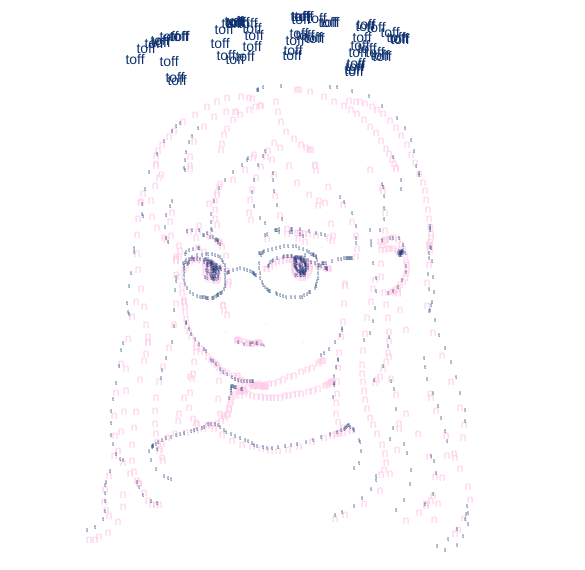
Frame 1 (no input)
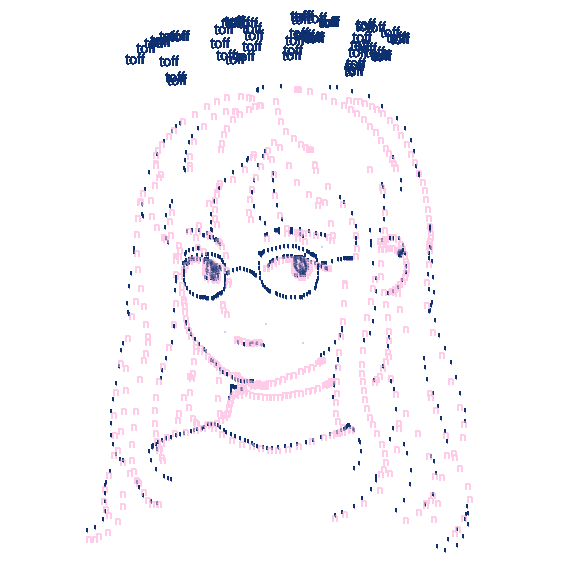
Frame 60 (no input)
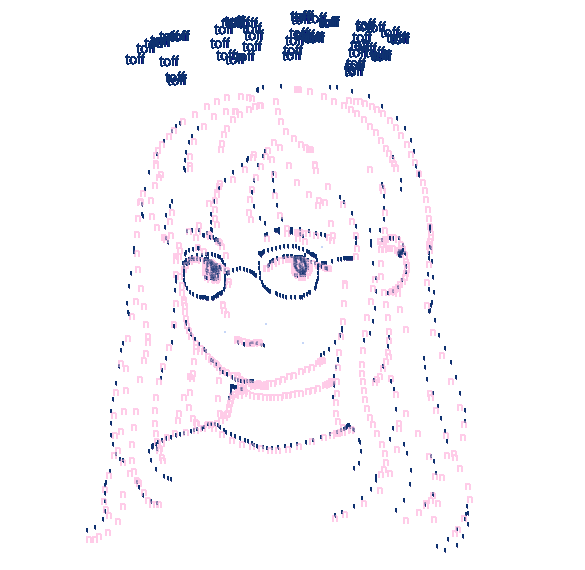
Frame 120 (the mouse pressed at the canvas centre since frame 60)

The p5.js sketch that drew these frames (run headless with seeded random() and noise() and a simulated clock; from frame 60 on, the mouse is pressed at the canvas centre):

// p5.js sketch
// ── sketch.js
//PFont osakaFont;

//Declaring variables to simplify text printing inputs
var t = "t"; //Main lines
var n = "n"; //Sketch
var toff = "toff"; //Name
var mole = "*"; //Misc. details
var heart = "♡"; //Heart for flowers

//State machine declarations
var state;
var stateHappy = 1;
var stateSad = 2;
var stateNeutral = 3;
var stateBorder = 4;

//Colors
var darkBlue = '#103270';
var ltPink = '#ffcce8';
var ltBlue = '#c4d5f5';
var forestGreen = '#51c928';
var darkPurp = '#9300ff';

function setup(){

  //Canvas size, white background, centered text
  createCanvas(585,570);
  background(255);
  textAlign(CENTER);
  
  //Create preferred sans serif font
  //osakaFont = createFont("Osaka",12,true);
  //textFont(osakaFont);
  
  //Use moderate frame rate so console does not register too many or little frames
  frameRate(20);
}

function draw() {
  
  //Display drawn lines on canvas & print text function (including coordinates) in console
  //if (mousePressed == true) {
    //line(mouseX, mouseY, pmouseX, pmouseY);
    //Change first variable according to what part of the drawing is being lined
    //println("text(t," + mouseX +"," + mouseY + ");");
  //}
  
  //Lt pink rough sketch used as partial shading & contrast
  textSize(12);
  fill(ltPink);
  text(n,272,163);
  text(n,274,178);
  text(n,275,199);
  text(n,280,219);
  text(n,287,232);
  text(n,298,242);
  text(n,305,245);
  text(n,268,154);
  text(n,266,160);
  text(n,261,170);
  text(n,256,181);
  text(n,252,193);
  text(n,250,203);
  text(n,249,216);
  text(n,251,223);
  text(n,274,146);
  text(n,280,151);
  text(n,289,169);
  text(n,297,186);
  text(n,309,198);
  text(n,319,204);
  text(n,325,206);
  text(n,254,158);
  text(n,253,161);
  text(n,245,173);
  text(n,233,183);
  text(n,217,198);
  text(n,209,207);
  text(n,199,229);
  text(n,196,241);
  text(n,198,251);
  text(n,204,255);
  text(n,315,168);
  text(n,315,169);
  text(n,316,174);
  text(n,328,190);
  text(n,343,208);
  text(n,352,225);
  text(n,356,239);
  text(n,357,252);
  text(n,356,260);
  text(n,370,173);
  text(n,382,191);
  text(n,383,194);
  text(n,385,216);
  text(n,385,234);
  text(n,380,245);
  text(n,161,178);
  text(n,159,181);
  text(n,155,189);
  text(n,151,204);
  text(n,152,220);
  text(n,157,231);
  text(n,164,241);
  text(n,166,243);
  text(n,172,216);
  text(n,170,225);
  text(n,171,239);
  text(n,179,249);
  text(n,176,264);
  text(n,176,262);
  text(n,176,260);
  text(n,176,263);
  text(n,180,280);
  text(n,182,289);
  text(n,182,296);
  text(n,184,303);
  text(n,184,305);
  text(n,184,306);
  text(n,185,309);
  text(n,185,315);
  text(n,186,322);
  text(n,187,329);
  text(n,189,334);
  text(n,191,340);
  text(n,196,347);
  text(n,201,352);
  text(n,204,355);
  text(n,208,360);
  text(n,211,363);
  text(n,213,365);
  text(n,216,367);
  text(n,217,368);
  text(n,219,371);
  text(n,223,374);
  text(n,227,376);
  text(n,233,379);
  text(n,237,381);
  text(n,241,383);
  text(n,245,385);
  text(n,248,386);
  text(n,251,387);
  text(n,253,388);
  text(n,255,388);
  text(n,257,389);
  text(n,259,389);
  text(n,262,389);
  text(n,263,390);
  text(n,264,390);
  text(n,265,390);
  text(n,266,390);
  text(n,253,390);
  text(n,254,389);
  text(n,255,389);
  text(n,256,389);
  text(n,258,389);
  text(n,261,389);
  text(n,264,389);
  text(n,266,388);
  text(n,269,387);
  text(n,273,387);
  text(n,278,385);
  text(n,283,383);
  text(n,289,380);
  text(n,294,379);
  text(n,301,375);
  text(n,307,373);
  text(n,312,371);
  text(n,318,367);
  text(n,320,365);
  text(n,322,364);
  text(n,323,364);
  text(n,345,287);
  text(n,345,289);
  text(n,344,307);
  text(n,343,325);
  text(n,341,340);
  text(n,339,356);
  text(n,338,371);
  text(n,337,385);
  text(n,337,397);
  text(n,336,406);
  text(n,336,417);
  text(n,338,425);
  text(n,343,431);
  text(n,351,434);
  text(n,352,433);
  text(n,375,283);
  text(n,373,292);
  text(n,371,305);
  text(n,367,321);
  text(n,365,337);
  text(n,363,354);
  text(n,362,368);
  text(n,362,377);
  text(n,363,385);
  text(n,364,394);
  text(n,365,403);
  text(n,367,412);
  text(n,370,421);
  text(n,373,428);
  text(n,377,437);
  text(n,382,448);
  text(n,385,457);
  text(n,386,466);
  text(n,384,473);
  text(n,381,478);
  text(n,180,254);
  text(n,179,260);
  text(n,176,278);
  text(n,176,307);
  text(n,174,328);
  text(n,169,351);
  text(n,163,370);
  text(n,159,385);
  text(n,156,401);
  text(n,155,414);
  text(n,155,427);
  text(n,156,437);
  text(n,157,445);
  text(n,159,454);
  text(n,162,461);
  text(n,163,464);
  text(n,318,209);
  text(n,331,227);
  text(n,333,239);
  text(n,332,244);
  text(n,220,187);
  text(n,219,190);
  text(n,217,196);
  text(n,215,204);
  text(n,215,213);
  text(n,215,222);
  text(n,217,228);
  text(n,236,115);
  text(n,235,115);
  text(n,226,115);
  text(n,214,120);
  text(n,204,130);
  text(n,194,145);
  text(n,190,160);
  text(n,190,169);
  text(n,190,172);
  text(n,276,105);
  text(n,278,115);
  text(n,281,125);
  text(n,286,135);
  text(n,294,142);
  text(n,301,148);
  text(n,306,151);
  text(n,309,153);
  text(n,311,153);
  text(n,261,109);
  text(n,260,109);
  text(n,255,110);
  text(n,249,113);
  text(n,240,118);
  text(n,233,123);
  text(n,227,132);
  text(n,224,138);
  text(n,222,147);
  text(n,221,153);
  text(n,252,102);
  text(n,249,101);
  text(n,241,100);
  text(n,227,101);
  text(n,217,105);
  text(n,207,110);
  text(n,195,118);
  text(n,183,125);
  text(n,174,134);
  text(n,169,140);
  text(n,162,148);
  text(n,158,154);
  text(n,156,159);
  text(n,156,167);
  text(n,156,169);
  text(n,297,93);
  text(n,299,93);
  text(n,310,95);
  text(n,324,100);
  text(n,334,105);
  text(n,344,109);
  text(n,351,113);
  text(n,357,117);
  text(n,364,123);
  text(n,370,130);
  text(n,376,136);
  text(n,381,144);
  text(n,386,152);
  text(n,389,157);
  text(n,392,163);
  text(n,394,167);
  text(n,396,171);
  text(n,396,172);
  text(n,349,104);
  text(n,356,105);
  text(n,360,105);
  text(n,365,107);
  text(n,372,110);
  text(n,377,113);
  text(n,383,117);
  text(n,390,124);
  text(n,396,131);
  text(n,401,139);
  text(n,407,148);
  text(n,411,158);
  text(n,415,166);
  text(n,419,177);
  text(n,423,186);
  text(n,425,194);
  text(n,426,203);
  text(n,428,213);
  text(n,429,222);
  text(n,430,230);
  text(n,431,237);
  text(n,431,241);
  text(n,430,245);
  text(n,429,248);
  text(n,429,250);
  text(n,382,248);
  text(n,381,253);
  text(n,381,267);
  text(n,381,280);
  text(n,384,296);
  text(n,386,308);
  text(n,388,321);
  text(n,389,335);
  text(n,389,344);
  text(n,388,356);
  text(n,386,365);
  text(n,383,372);
  text(n,380,380);
  text(n,377,383);
  text(n,375,386);
  text(n,384,245);
  text(n,385,243);
  text(n,386,243);
  text(n,390,241);
  text(n,394,241);
  text(n,398,243);
  text(n,401,248);
  text(n,403,252);
  text(n,405,258);
  text(n,406,265);
  text(n,407,268);
  text(n,407,273);
  text(n,406,277);
  text(n,405,281);
  text(n,403,285);
  text(n,400,288);
  text(n,398,291);
  text(n,395,293);
  text(n,393,295);
  text(n,392,295);
  text(n,391,296);
  text(n,384,253);
  text(n,388,252);
  text(n,390,252);
  text(n,393,252);
  text(n,397,254);
  text(n,399,256);
  text(n,143,197);
  text(n,141,205);
  text(n,140,206);
  text(n,138,222);
  text(n,137,238);
  text(n,137,257);
  text(n,138,273);
  text(n,141,292);
  text(n,144,310);
  text(n,146,328);
  text(n,148,340);
  text(n,148,346);
  text(n,148,345);
  text(n,136,305);
  text(n,132,320);
  text(n,128,342);
  text(n,121,367);
  text(n,116,396);
  text(n,114,419);
  text(n,115,439);
  text(n,118,454);
  text(n,123,466);
  text(n,130,477);
  text(n,137,484);
  text(n,139,486);
  text(n,146,357);
  text(n,144,364);
  text(n,140,383);
  text(n,136,415);
  text(n,134,431);
  text(n,132,448);
  text(n,132,464);
  text(n,134,475);
  text(n,139,487);
  text(n,144,496);
  text(n,148,504);
  text(n,152,508);
  text(n,156,508);
  text(n,159,508);
  text(n,126,372);
  text(n,126,394);
  text(n,124,415);
  text(n,121,435);
  text(n,114,459);
  text(n,109,479);
  text(n,105,493);
  text(n,104,505);
  text(n,106,513);
  text(n,109,519);
  text(n,238,379);
  text(n,240,384);
  text(n,240,391);
  text(n,240,395);
  text(n,240,399);
  text(n,244,392);
  text(n,244,393);
  text(n,243,393);
  text(n,253,389);
  text(n,259,387);
  text(n,241,394);
  text(n,242,394);
  text(n,245,395);
  text(n,248,397);
  text(n,252,399);
  text(n,256,400);
  text(n,261,400);
  text(n,265,401);
  text(n,269,401);
  text(n,272,401);
  text(n,276,401);
  text(n,280,401);
  text(n,285,399);
  text(n,288,399);
  text(n,293,398);
  text(n,297,397);
  text(n,301,397);
  text(n,308,395);
  text(n,313,394);
  text(n,318,392);
  text(n,325,389);
  text(n,327,388);
  text(n,329,387);
  text(n,331,386);
  text(n,331,385);
  text(n,332,385);
  text(n,333,385);
  text(n,240,394);
  text(n,238,395);
  text(n,234,398);
  text(n,232,400);
  text(n,231,404);
  text(n,230,407);
  text(n,229,411);
  text(n,229,413);
  text(n,228,417);
  text(n,227,418);
  text(n,225,421);
  text(n,221,424);
  text(n,217,427);
  text(n,211,428);
  text(n,214,432);
  text(n,222,438);
  text(n,232,444);
  text(n,242,448);
  text(n,252,450);
  text(n,261,452);
  text(n,270,454);
  text(n,278,454);
  text(n,288,453);
  text(n,299,450);
  text(n,312,445);
  text(n,324,441);
  text(n,332,439);
  text(n,336,437);
  text(n,338,437);
  text(n,340,436);
  text(n,343,436);
  text(n,207,429);
  text(n,208,428);
  text(n,203,432);
  text(n,196,434);
  text(n,186,436);
  text(n,175,437);
  text(n,167,441);
  text(n,162,447);
  text(n,160,452);
  text(n,196,351);
  text(n,196,355);
  text(n,194,365);
  text(n,190,380);
  text(n,184,401);
  text(n,179,417);
  text(n,178,424);
  text(n,193,377);
  text(n,192,382);
  text(n,190,396);
  text(n,189,411);
  text(n,193,422);
  text(n,196,426);
  text(n,197,427);
  text(n,222,375);
  text(n,219,384);
  text(n,218,402);
  text(n,220,417);
  text(n,223,419);
  text(n,123,498);
  text(n,123,510);
  text(n,118,525);
  text(n,108,536);
  text(n,89,543);
  text(n,95,543);
  text(n,99,540);
  text(n,389,360);
  text(n,391,382);
  text(n,396,398);
  text(n,406,417);
  text(n,418,437);
  text(n,429,460);
  text(n,435,480);
  text(n,438,507);
  text(n,434,523);
  text(n,430,249);
  text(n,430,254);
  text(n,429,268);
  text(n,427,286);
  text(n,427,309);
  text(n,433,336);
  text(n,442,359);
  text(n,451,385);
  text(n,460,411);
  text(n,464,428);
  text(n,463,441);
  text(n,430,397);
  text(n,431,401);
  text(n,436,414);
  text(n,446,439);
  text(n,447,459);
  text(n,442,481);
  text(n,433,499);
  text(n,431,504);
  text(n,426,507);
  text(n,426,508);
  text(n,426,509);
  text(n,419,516);
  text(n,406,524);
  text(n,399,427);
  text(n,399,432);
  text(n,397,453);
  text(n,390,477);
  text(n,380,494);
  text(n,364,507);
  text(n,345,518);
  text(n,335,522);
  text(n,454,457);
  text(n,455,461);
  text(n,460,472);
  text(n,468,490);
  text(n,470,503);
  text(n,464,522);
  text(n,458,533);
  text(n,455,537);
  text(n,398,295);
  text(n,398,297);
  text(n,400,313);
  text(n,406,333);
  text(n,184,273);
  text(n,186,269);
  text(n,190,265);
  text(n,192,263);
  text(n,195,263);
  text(n,197,263);
  text(n,201,264);
  text(n,205,265);
  text(n,215,269);
  text(n,219,270);
  text(n,223,272);
  text(n,227,274);
  text(n,226,274);
  text(n,266,272);
  text(n,267,272);
  text(n,270,270);
  text(n,274,267);
  text(n,277,265);
  text(n,281,264);
  text(n,285,263);
  text(n,288,263);
  text(n,291,263);
  text(n,293,263);
  text(n,296,263);
  text(n,305,265);
  text(n,308,266);
  text(n,313,267);
  text(n,318,269);
  text(n,322,270);
  text(n,325,271);
  text(n,327,272);
  text(n,328,272);
  text(n,329,272);
  text(n,211,268);
  text(n,210,267);
  text(n,209,267);
  text(n,207,267);
  text(n,205,270);
  text(n,205,276);
  text(n,207,281);
  text(n,210,283);
  text(n,215,284);
  text(n,216,284);
  text(n,217,283);
  text(n,218,281);
  text(n,218,278);
  text(n,217,276);
  text(n,217,273);
  text(n,216,271);
  text(n,214,268);
  text(n,213,267);
  text(n,212,266);
  text(n,211,266);
  text(n,210,266);
  text(n,208,267);
  text(n,207,270);
  text(n,207,274);
  text(n,210,277);
  text(n,211,278);
  text(n,212,279);
  text(n,212,277);
  text(n,212,275);
  text(n,212,273);
  text(n,301,265);
  text(n,299,265);
  text(n,298,265);
  text(n,297,264);
  text(n,295,264);
  text(n,294,265);
  text(n,294,267);
  text(n,294,271);
  text(n,294,274);
  text(n,295,276);
  text(n,297,278);
  text(n,298,279);
  text(n,301,281);
  text(n,303,281);
  text(n,306,279);
  text(n,308,276);
  text(n,309,274);
  text(n,310,272);
  text(n,310,269);
  text(n,309,268);
  text(n,307,266);
  text(n,304,264);
  text(n,301,263);
  text(n,300,263);
  text(n,298,263);
  text(n,297,266);
  text(n,296,268);
  text(n,295,271);
  text(n,295,274);
  text(n,298,276);
  text(n,302,278);
  text(n,303,274);
  text(n,303,271);
  text(n,303,269);
  text(n,302,268);
  text(n,301,267);
  text(n,300,267);
  text(n,299,270);
  text(n,299,273);
  text(n,301,273);
  text(n,301,272);
  text(n,267,242);
  text(n,287,237);
  text(n,297,236);
  text(n,299,236);
  text(n,301,236);
  text(n,304,237);
  text(n,308,237);
  text(n,316,239);
  text(n,329,241);
  text(n,189,235);
  text(n,198,235);
  text(n,209,238);
  text(n,219,245);
  text(n,220,246);
  text(n,218,245);
  text(n,210,240);
  text(n,222,250);
  text(n,226,259);
  text(n,229,285);
  text(n,228,288);
  text(n,223,308);
  text(n,223,309);
  text(n,224,314);
  text(n,227,318);
  text(n,238,343);
  text(n,237,343);
  text(n,237,344);
  text(n,240,344);
  text(n,244,345);
  text(n,248,346);
  text(n,249,347);
  text(n,250,347);
  text(n,252,347);
  text(n,255,347);
  text(n,256,346);
  text(n,257,346);
  text(n,258,346);
  text(n,259,346);
  text(n,260,346);
  
  //Darker blue detail "brush" for outlining the "sketch"
  fill(darkBlue);
  textSize(6);
  text(t,227,275);
  text(t,228,274);
  text(t,229,274);
  text(t,233,272);
  text(t,237,271);
  text(t,240,270);
  text(t,244,271);
  text(t,247,272);
  text(t,250,273);
  text(t,252,274);
  text(t,253,275);
  text(t,254,275);
  text(t,254,276);
  text(t,255,277);
  text(t,256,277);
  text(t,183,265);
  text(t,185,264);
  text(t,186,262);
  text(t,189,261);
  text(t,192,259);
  text(t,197,257);
  text(t,202,257);
  text(t,206,256);
  text(t,208,256);
  text(t,212,256);
  text(t,215,257);
  text(t,218,258);
  text(t,220,259);
  text(t,222,262);
  text(t,223,264);
  text(t,225,267);
  text(t,225,272);
  text(t,225,277);
  text(t,225,281);
  text(t,225,285);
  text(t,225,288);
  text(t,224,291);
  text(t,222,294);
  text(t,221,295);
  text(t,220,295);
  text(t,184,267);
  text(t,184,270);
  text(t,184,273);
  text(t,184,277);
  text(t,184,282);
  text(t,185,286);
  text(t,187,290);
  text(t,190,294);
  text(t,193,296);
  text(t,197,298);
  text(t,200,299);
  text(t,202,299);
  text(t,203,299);
  text(t,205,299);
  text(t,206,300);
  text(t,207,300);
  text(t,208,300);
  text(t,212,300);
  text(t,213,300);
  text(t,214,299);
  text(t,216,298);
  text(t,217,297);
  text(t,218,297);
  text(t,218,296);
  text(t,259,255);
  text(t,260,255);
  text(t,264,253);
  text(t,268,252);
  text(t,272,251);
  text(t,276,250);
  text(t,280,249);
  text(t,284,248);
  text(t,288,248);
  text(t,293,248);
  text(t,296,248);
  text(t,299,250);
  text(t,303,251);
  text(t,307,253);
  text(t,309,254);
  text(t,311,256);
  text(t,313,256);
  text(t,313,257);
  text(t,314,257);
  text(t,316,258);
  text(t,316,259);
  text(t,317,262);
  text(t,318,267);
  text(t,318,270);
  text(t,318,275);
  text(t,318,280);
  text(t,317,283);
  text(t,316,286);
  text(t,316,288);
  text(t,315,290);
  text(t,263,254);
  text(t,262,255);
  text(t,261,257);
  text(t,259,265);
  text(t,259,270);
  text(t,260,275);
  text(t,260,280);
  text(t,262,284);
  text(t,263,287);
  text(t,265,289);
  text(t,267,291);
  text(t,268,292);
  text(t,269,293);
  text(t,270,293);
  text(t,276,295);
  text(t,277,296);
  text(t,280,297);
  text(t,283,298);
  text(t,286,299);
  text(t,291,299);
  text(t,295,299);
  text(t,300,299);
  text(t,302,299);
  text(t,304,297);
  text(t,307,296);
  text(t,309,294);
  text(t,310,294);
  text(t,185,256);
  text(t,186,254);
  text(t,189,252);
  text(t,193,251);
  text(t,198,250);
  text(t,199,250);
  text(t,322,265);
  text(t,323,265);
  text(t,324,265);
  text(t,326,265);
  text(t,332,263);
  text(t,338,261);
  text(t,341,261);
  text(t,344,260);
  text(t,346,260);
  text(t,347,260);
  text(t,348,260);
  text(t,349,260);
  text(t,350,260);
  text(t,351,260);
  text(t,352,260);
  text(t,186,324);
  text(t,186,325);
  text(t,189,331);
  text(t,191,336);
  text(t,195,341);
  text(t,199,346);
  text(t,204,351);
  text(t,206,353);
  text(t,211,362);
  text(t,213,363);
  text(t,216,366);
  text(t,220,371);
  text(t,223,374);
  text(t,227,376);
  text(t,232,379);
  text(t,235,381);
  text(t,238,382);
  text(t,241,383);
  text(t,244,383);
  text(t,247,383);
  text(t,250,383);
  text(t,252,383);
  text(t,253,383);
  text(t,430,249);
  text(t,429,255);
  text(t,429,260);
  text(t,428,276);
  text(t,429,291);
  text(t,431,307);
  text(t,435,322);
  text(t,439,337);
  text(t,445,350);
  text(t,451,364);
  text(t,456,379);
  text(t,460,395);
  text(t,465,412);
  text(t,465,423);
  text(t,424,360);
  text(t,425,369);
  text(t,427,381);
  text(t,433,395);
  text(t,438,408);
  text(t,441,420);
  text(t,445,433);
  text(t,447,443);
  text(t,123,345);
  text(t,121,352);
  text(t,119,368);
  text(t,116,385);
  text(t,113,401);
  text(t,111,413);
  text(t,111,425);
  text(t,111,437);
  text(t,113,446);
  text(t,116,456);
  text(t,120,461);
  text(t,123,462);
  text(t,180,125);
  text(t,176,128);
  text(t,172,133);
  text(t,164,143);
  text(t,157,156);
  text(t,149,174);
  text(t,145,191);
  text(t,142,206);
  text(t,142,216);
  text(t,143,218);
  text(t,265,153);
  text(t,263,158);
  text(t,258,167);
  text(t,254,182);
  text(t,252,194);
  text(t,254,208);
  text(t,260,220);
  text(t,265,225);
  text(t,273,175);
  text(t,273,182);
  text(t,274,193);
  text(t,277,207);
  text(t,282,221);
  text(t,292,231);
  text(t,300,236);
  text(t,303,238);
  text(t,248,160);
  text(t,247,162);
  text(t,242,167);
  text(t,233,174);
  text(t,225,182);
  text(t,219,190);
  text(t,214,203);
  text(t,211,216);
  text(t,211,224);
  text(t,211,231);
  text(t,212,232);
  text(t,172,203);
  text(t,170,208);
  text(t,166,217);
  text(t,165,229);
  text(t,166,240);
  text(t,168,244);
  text(t,340,199);
  text(t,344,204);
  text(t,352,215);
  text(t,356,228);
  text(t,356,240);
  text(t,356,245);
  text(t,137,484);
  text(t,139,489);
  text(t,143,497);
  text(t,151,503);
  text(t,157,505);
  text(t,149,453);
  text(t,151,462);
  text(t,156,471);
  text(t,164,478);
  text(t,168,480);
  text(t,171,481);
  text(t,359,442);
  text(t,360,444);
  text(t,361,453);
  text(t,359,465);
  text(t,354,470);
  text(t,376,478);
  text(t,376,482);
  text(t,371,491);
  text(t,362,500);
  text(t,354,508);
  text(t,342,514);
  text(t,335,517);
  text(t,391,383);
  text(t,394,391);
  text(t,396,411);
  text(t,393,430);
  text(t,390,441);
  text(t,389,339);
  text(t,388,348);
  text(t,383,368);
  text(t,374,382);
  text(t,431,458);
  text(t,434,463);
  text(t,436,475);
  text(t,433,496);
  text(t,425,506);
  text(t,404,446);
  text(t,407,455);
  text(t,411,472);
  text(t,410,486);
  text(t,404,502);
  text(t,396,512);
  text(t,466,516);
  text(t,465,521);
  text(t,457,531);
  text(t,448,541);
  text(t,437,548);
  text(t,330,89);
  text(t,337,89);
  text(t,352,93);
  text(t,369,98);
  text(t,382,108);
  text(t,397,120);
  text(t,405,130);
  text(t,411,142);
  text(t,414,153);
  text(t,416,168);
  text(t,419,177);
  text(t,419,175);
  text(t,430,228);
  text(t,430,230);
  text(t,430,232);
  text(t,431,250);
  text(t,432,263);
  text(t,433,279);
  text(t,434,294);
  text(t,432,304);
  text(t,430,312);
  text(t,429,313);
  text(t,134,250);
  text(t,134,254);
  text(t,131,275);
  text(t,129,288);
  text(t,127,305);
  text(t,128,314);
  text(t,129,316);
  text(t,176,279);
  text(t,176,283);
  text(t,175,292);
  text(t,174,312);
  text(t,174,328);
  text(t,172,344);
  text(t,166,360);
  text(t,162,372);
  text(t,161,380);
  text(t,321,357);
  text(t,324,355);
  text(t,329,351);
  text(t,335,344);
  text(t,340,337);
  text(t,342,332);
  text(t,342,330);
  text(t,265,237);

  //Normal right eyebrow
  fill(darkBlue);
  textSize(6);
  text(t,267,236);
  text(t,279,234);
  text(t,290,234);
  text(t,292,234);
  text(t,277,232);
  text(t,276,232);
  text(t,275,232);
  text(t,279,231);
  text(t,291,231);
  text(t,300,231);
  text(t,309,233);
  text(t,316,235);
  text(t,321,236);
  text(t,325,237);

  //Normal left eyebrow
  fill(darkBlue);
  textSize(6);
  text(t,187,233);
  text(t,192,232);
  text(t,199,232);
  text(t,207,235);
  text(t,213,239);
  text(t,216,241);
  text(t,217,242);
  text(t,218,242);
  text(t,203,237);
  text(t,204,237);
  text(t,210,239);
  text(t,215,242);
  text(t,218,244);
  text(t,220,246);

    //Slight downturned mouth detail
  fill(darkBlue);
  textSize(4);
  text(t,251,344);
  text(t,252,344);
  text(t,253,344);
  text(t,256,345);
  text(t,261,346);
  text(t,263,346);
  text(t,264,347);

  textSize(6);
  text(t,238,344);
  text(t,244,346);
  text(t,250,346);
  text(t,257,345);
  text(t,382,242);
  text(t,390,240);
  text(t,393,240);
  text(t,399,240);
  text(t,403,247);
  text(t,405,255);
  text(t,406,268);
  text(t,406,274);
  text(t,402,282);
  text(t,398,289);
  text(t,393,293);
  text(t,388,295);
  text(t,370,232);
  text(t,371,243);
  text(t,371,247);
  text(t,373,265);
  text(t,376,280);
  text(t,376,293);
  text(t,375,310);
  text(t,373,323);
  text(t,370,335);
  text(t,364,342);
  text(t,258,91);
  text(t,258,92);
  text(t,257,92);
  text(t,263,89);
  text(t,281,88);
  text(t,110,473);
  text(t,106,484);
  text(t,105,487);
  text(t,105,495);
  text(t,105,503);
  text(t,105,513);
  text(t,103,521);
  text(t,95,529);
  text(t,87,532);
  text(t,467,508);
  text(t,468,515);
  text(t,468,526);
  text(t,463,538);
  text(t,457,547);
  text(t,445,552);
  text(t,187,266);
  text(t,188,265);
  text(t,189,264);
  text(t,191,261);
  text(t,193,261);
  text(t,194,261);
  text(t,197,261);
  text(t,200,261);
  text(t,204,262);
  text(t,207,263);
  text(t,210,264);
  text(t,214,266);
  text(t,217,267);
  text(t,219,269);
  text(t,220,269);
  text(t,220,270);
  text(t,221,271);
  text(t,268,268);
  text(t,269,267);
  text(t,270,264);
  text(t,283,259);
  text(t,287,258);
  text(t,292,258);
  text(t,296,259);
  text(t,301,260);
  text(t,311,264);
  text(t,315,265);
  text(t,319,267);
  text(t,321,268);
  text(t,325,270);
  text(t,326,270);
  text(t,327,270);
  text(t,327,271);
  text(t,212,264);
  text(t,209,263);
  text(t,208,264);
  text(t,207,270);
  text(t,208,273);
  text(t,210,276);
  text(t,212,280);
  text(t,216,281);
  text(t,218,280);
  text(t,218,276);
  text(t,218,272);
  text(t,217,270);
  text(t,215,267);
  text(t,211,263);
  text(t,208,261);
  text(t,206,261);
  text(t,205,261);
  text(t,204,264);
  text(t,206,272);
  text(t,207,275);
  text(t,211,278);
  text(t,215,278);
  text(t,218,278);
  text(t,219,274);
  text(t,218,271);
  text(t,216,267);
  text(t,213,265);
  text(t,212,265);
  text(t,211,265);
  text(t,211,268);
  text(t,213,278);
  text(t,213,279);
  text(t,214,280);
  text(t,215,277);
  text(t,212,267);
  text(t,211,266);
  text(t,210,266);
  text(t,211,273);
  text(t,212,276);
  text(t,213,275);
  text(t,213,270);
  text(t,213,269);
  text(t,213,272);
  text(t,213,273);
  text(t,298,259);
  text(t,297,259);
  text(t,296,265);
  text(t,296,268);
  text(t,296,269);
  text(t,300,273);
  text(t,303,273);
  text(t,306,269);
  text(t,306,266);
  text(t,306,262);
  text(t,304,260);
  text(t,302,259);
  text(t,300,259);
  text(t,294,260);
  text(t,294,261);
  text(t,294,264);
  text(t,294,267);
  text(t,295,269);
  text(t,297,271);
  text(t,299,273);
  text(t,300,274);
  text(t,303,274);
  text(t,305,272);
  text(t,306,271);
  text(t,306,267);
  text(t,304,264);
  text(t,303,263);
  text(t,300,261);
  text(t,300,266);
  text(t,300,270);
  text(t,301,272);
  text(t,302,273);
  text(t,302,274);
  text(t,303,275);
  text(t,304,275);
  text(t,305,275);
  text(t,305,273);
  text(t,305,269);
  text(t,305,267);
  text(t,305,266);
  text(t,305,265);
  text(t,305,264);
  text(t,304,262);
  text(t,303,262);
  text(t,301,261);
  text(t,300,260);
  text(t,298,260);
  text(t,296,261);
  text(t,295,264);
  text(t,295,268);
  text(t,296,271);
  text(t,297,272);
  text(t,298,273);
  text(t,300,275);
  text(t,301,275);
  text(t,304,274);
  text(t,306,272);
  text(t,308,270);
  text(t,308,267);
  text(t,308,262);
  text(t,305,257);
  text(t,296,262);
  text(t,296,263);
  text(t,297,265);
  text(t,299,267);
  text(t,300,268);
  text(t,301,269);
  text(t,302,269);
  text(t,303,271);
  text(t,303,270);
  text(t,302,265);
  text(t,301,263);
  text(t,301,262);
  text(t,207,267);
  text(t,207,266);
  text(t,208,267);
  text(t,211,270);
  text(t,212,271);
  text(t,214,272);
  text(t,214,273);
  text(t,216,274);
  text(t,216,275);
  text(t,215,273);
  text(t,214,270);
  text(t,214,269);
  text(t,215,271);
  text(t,216,271);
  text(t,216,270);
  text(t,216,269);
  text(t,272,263);
  text(t,273,262);
  text(t,277,260);
  text(t,284,258);
  text(t,288,258);
  text(t,291,258);
  text(t,295,259);
  text(t,295,260);
  text(t,205,279);
  text(t,207,280);
  text(t,211,280);
  text(t,213,281);
  text(t,214,281);
  text(t,295,277);
  text(t,297,277);
  text(t,300,277);
  text(t,301,277);
  text(t,303,277);
  text(t,305,277);
  text(t,403,252);
  text(t,401,254);
  text(t,400,256);
  text(t,400,257);
  text(t,402,255);
  text(t,402,254);
  text(t,399,253);
  text(t,398,255);
  text(t,399,257);
  text(t,401,257);
  text(t,403,254);
  text(t,402,253);
  text(t,401,253);
  text(t,400,254);
  text(t,400,255);
  text(t,401,255);
  text(t,157,451);
  text(t,153,448);
  text(t,152,449);
  text(t,152,448);
  text(t,153,447);
  text(t,156,446);
  text(t,158,444);
  text(t,162,442);
  text(t,166,440);
  text(t,171,439);
  text(t,176,437);
  text(t,180,436);
  text(t,184,435);
  text(t,191,433);
  text(t,194,432);
  text(t,197,431);
  text(t,202,430);
  text(t,204,429);
  text(t,208,426);
  text(t,211,426);
  text(t,215,426);
  text(t,218,427);
  text(t,220,429);
  text(t,224,432);
  text(t,226,434);
  text(t,231,436);
  text(t,235,438);
  text(t,240,440);
  text(t,245,442);
  text(t,248,443);
  text(t,252,445);
  text(t,254,447);
  text(t,257,448);
  text(t,263,449);
  text(t,267,450);
  text(t,272,450);
  text(t,278,449);
  text(t,285,448);
  text(t,291,447);
  text(t,297,446);
  text(t,306,444);
  text(t,313,442);
  text(t,321,439);
  text(t,330,436);
  text(t,337,434);
  text(t,341,432);
  text(t,344,431);
  text(t,345,430);
  text(t,346,429);
  text(t,347,428);
  text(t,348,427);
  text(t,349,427);
  text(t,350,429);
  text(t,353,431);
  text(t,354,432);
  text(t,242,391);
  text(t,241,391);
  text(t,236,389);
  text(t,235,389);
  text(t,234,389);
  text(t,233,388);
  text(t,232,388);
  text(t,231,388);
  text(t,231,390);
  text(t,231,392);
  text(t,231,395);
  text(t,229,400);
  text(t,338,361);
  text(t,338,362);
  text(t,336,369);
  text(t,334,378);
  text(t,334,385);
  text(t,334,387);
  text(t,333,399);
  text(t,393,159);
  text(t,401,182);
  text(t,401,191);
  text(t,382,186);
  text(t,383,189);
  text(t,384,198);
  text(t,384,210);
  text(t,384,221);
  text(t,380,232);
  text(t,198,130);
  text(t,192,138);
  text(t,189,144);
  text(t,186,154);
  text(t,185,162);
  text(t,184,170);
  text(t,185,172);

  //Displaying name in larger text at top
  textSize(14);
  text(toff,135,64);
  text(toff,146,53);
  text(toff,154,48);
  text(toff,169,41);
  text(toff,179,41);
  text(toff,180,41);
  text(toff,160,45);
  text(toff,161,47);
  text(toff,169,66);
  text(toff,175,82);
  text(toff,177,85);
  text(toff,236,27);
  text(toff,235,27);
  text(toff,231,28);
  text(toff,224,34);
  text(toff,220,48);
  text(toff,226,60);
  text(toff,235,64);
  text(toff,245,61);
  text(toff,252,51);
  text(toff,254,40);
  text(toff,252,33);
  text(toff,248,28);
  text(toff,240,27);
  text(toff,234,26);
  text(toff,304,21);
  text(toff,317,23);
  text(toff,328,27);
  text(toff,330,27);
  text(toff,300,21);
  text(toff,301,21);
  text(toff,301,24);
  text(toff,295,45);
  text(toff,293,55);
  text(toff,292,60);
  text(toff,299,38);
  text(toff,305,40);
  text(toff,313,42);
  text(toff,315,43);
  text(toff,376,32);
  text(toff,390,37);
  text(toff,396,42);
  text(toff,399,43);
  text(toff,400,44);
  text(toff,366,29);
  text(toff,365,31);
  text(toff,362,42);
  text(toff,358,57);
  text(toff,356,68);
  text(toff,355,71);
  text(toff,354,74);
  text(toff,354,76);
  text(toff,360,50);
  text(toff,367,53);
  text(toff,375,57);
  text(toff,380,60);
  text(toff,382,61);

  //Adding moles in smaller size and lighter color for detail
  textSize(4);
  fill(ltBlue);
  text(mole,225,334);
  text(mole,266,326);
  text(mole,303,345);
  text(mole,322,249);
}

function keyPressed()
{
  if (key == "1")
  {
    print("Change to stateHappy");
    state = stateHappy;
  }
  else if (key == "2")
  {
    state = stateSad;
    print("Change to stateSad");
  }
  else if (key == "3")
  {
    print("Change to stateNeutral");
    state = stateNeutral;
  }
  else if (key == "4")
  {
    print("Change to borders");
    state = stateBorder;
  }

  flowers();
}

function flowers()
{
if (state == stateNeutral)
{
    //Erase other epression
    fill(255);
    noStroke();
    ellipse(71, 136, 39, 20);
    ellipse(85, 131, 21, 20);
    ellipse(505, 280, 39, 20);
    ellipse(510, 280, 39, 20);

    textSize(4);
    fill(ltBlue);

     //Flower body
    text(heart,71,105);
    text(heart,65,106);
    text(heart,63,107);
    text(heart,58,112);
    text(heart,53,119);
    text(heart,50,127);
    text(heart,47,137);
    text(heart,47,144);
    text(heart,49,150);
    text(heart,53,156);
    text(heart,57,158);
    text(heart,62,161);
    text(heart,67,163);
    text(heart,74,163);
    text(heart,85,163);
    text(heart,91,159);
    text(heart,95,156);
    text(heart,100,151);
    text(heart,105,139);
    text(heart,106,133);
    text(heart,106,127);
    text(heart,105,122);
    text(heart,100,114);
    text(heart,99,112);
    text(heart,96,110);
    text(heart,93,108);
    text(heart,88,107);
    text(heart,87,106);
    text(heart,84,105);
    text(heart,82,105);
    text(heart,81,105);
    text(heart,79,104);
    text(heart,77,104);
    text(heart,76,104);
    text(heart,75,104);
    text(heart,74,104);

    //Flower petals
    text(heart,56,107);
    text(heart,54,105);
    text(heart,52,104);
    text(heart,49,101);
    text(heart,47,97);
    text(heart,46,94);
    text(heart,46,90);
    text(heart,46,86);
    text(heart,47,83);
    text(heart,49,79);
    text(heart,51,77);
    text(heart,55,73);
    text(heart,59,71);
    text(heart,64,68);
    text(heart,67,67);
    text(heart,72,66);
    text(heart,77,66);
    text(heart,82,67);
    text(heart,87,69);
    text(heart,91,70);
    text(heart,96,73);
    text(heart,99,75);
    text(heart,102,78);
    text(heart,104,82);
    text(heart,105,85);
    text(heart,106,88);
    text(heart,106,91);
    text(heart,105,96);
    text(heart,104,98);
    text(heart,103,100);
    text(heart,101,103);
    text(heart,100,104);
    text(heart,99,106);
    text(heart,98,106);
    text(heart,97,107);
    text(heart,96,108);

    //Petal 2
    text(heart,54,108);
    text(heart,53,107);
    text(heart,47,104);
    text(heart,41,101);
    text(heart,36,101);
    text(heart,30,101);
    text(heart,25,102);
    text(heart,21,104);
    text(heart,17,107);
    text(heart,15,110);
    text(heart,12,114);
    text(heart,10,120);
    text(heart,10,125);
    text(heart,9,130);
    text(heart,9,134);
    text(heart,10,138);
    text(heart,13,141);
    text(heart,16,145);
    text(heart,22,148);
    text(heart,25,149);
    text(heart,28,149);
    text(heart,31,150);
    text(heart,34,150);
    text(heart,36,150);
    text(heart,38,150);
    text(heart,40,150);
    text(heart,42,149);
    text(heart,44,148);
    text(heart,45,148);
    text(heart,46,147);
    text(heart,47,147);

    //Petal 3
    text(heart,102,103);
    text(heart,103,102);
    text(heart,107,100);
    text(heart,116,100);
    text(heart,120,101);
    text(heart,127,106);
    text(heart,132,111);
    text(heart,135,119);
    text(heart,137,126);
    text(heart,137,131);
    text(heart,136,136);
    text(heart,133,141);
    text(heart,132,144);
    text(heart,129,147);
    text(heart,125,148);
    text(heart,120,150);
    text(heart,116,151);
    text(heart,111,151);
    text(heart,106,150);
    text(heart,103,149);
    text(heart,101,148);

    //Petal 4
    text(heart,33,153);
    text(heart,31,154);
    text(heart,30,156);
    text(heart,27,160);
    text(heart,26,165);
    text(heart,26,171);
    text(heart,28,177);
    text(heart,31,183);
    text(heart,36,187);
    text(heart,40,189);
    text(heart,47,190);
    text(heart,53,190);
    text(heart,61,185);
    text(heart,65,180);
    text(heart,67,178);
    text(heart,69,175);
    text(heart,70,173);
    text(heart,71,169);
    text(heart,71,167);
    text(heart,72,166);
    text(heart,72,165);
    text(heart,72,163);

    //Petal 5
    text(heart,71,171);
    text(heart,74,178);
    text(heart,74,180);
    text(heart,77,183);
    text(heart,80,186);
    text(heart,85,188);
    text(heart,90,190);
    text(heart,96,190);
    text(heart,102,189);
    text(heart,108,187);
    text(heart,114,182);
    text(heart,117,178);
    text(heart,119,173);
    text(heart,120,169);
    text(heart,120,165);
    text(heart,120,161);
    text(heart,120,159);
    text(heart,119,157);
    text(heart,118,156);
    text(heart,116,154);

    //Body
    text(heart,504,249);
    text(heart,488,253);
    text(heart,482,260);
    text(heart,476,270);
    text(heart,473,286);
    text(heart,475,299);
    text(heart,485,311);
    text(heart,500,317);
    text(heart,514,318);
    text(heart,526,313);
    text(heart,536,303);
    text(heart,540,293);
    text(heart,540,282);
    text(heart,538,271);
    text(heart,536,264);
    text(heart,531,256);
    text(heart,526,253);
    text(heart,520,250);
    text(heart,513,249);
    text(heart,505,249);
    text(heart,500,249);

    //Petal 1
    text(heart,488,251);
    text(heart,487,250);
    text(heart,484,249);
    text(heart,475,243);
    text(heart,470,235);
    text(heart,468,229);
    text(heart,469,224);
    text(heart,473,218);
    text(heart,481,212);
    text(heart,489,209);
    text(heart,497,207);
    text(heart,504,206);
    text(heart,509,206);
    text(heart,514,206);
    text(heart,520,207);
    text(heart,525,209);
    text(heart,529,211);
    text(heart,533,214);
    text(heart,536,218);
    text(heart,537,222);
    text(heart,538,226);
    text(heart,537,232);
    text(heart,536,236);
    text(heart,534,240);
    text(heart,531,243);
    text(heart,529,244);
    text(heart,527,246);
    text(heart,525,248);
    text(heart,524,249);
    text(heart,523,249);
    text(heart,523,248);

    //Petal 2
    text(heart,467,239);
    text(heart,466,238);
    text(heart,464,238);
    text(heart,462,238);
    text(heart,459,238);
    text(heart,454,240);
    text(heart,452,241);
    text(heart,449,242);
    text(heart,446,244);
    text(heart,443,247);
    text(heart,442,248);
    text(heart,438,253);
    text(heart,436,256);
    text(heart,435,260);
    text(heart,434,263);
    text(heart,434,270);
    text(heart,434,274);
    text(heart,434,276);
    text(heart,435,278);
    text(heart,437,281);
    text(heart,439,283);
    text(heart,441,285);
    text(heart,442,286);
    text(heart,443,287);
    text(heart,445,287);
    text(heart,447,289);
    text(heart,449,289);
    text(heart,450,290);
    text(heart,452,291);
    text(heart,454,291);
    text(heart,457,291);
    text(heart,459,292);
    text(heart,461,292);
    text(heart,463,292);
    text(heart,465,291);
    text(heart,467,291);
    text(heart,468,290);
    text(heart,469,290);
    text(heart,470,289);

    //Petal 3
    text(heart,538,237);
    text(heart,550,231);
    text(heart,554,231);
    text(heart,561,233);
    text(heart,569,239);
    text(heart,575,245);
    text(heart,578,253);
    text(heart,578,263);
    text(heart,578,268);
    text(heart,578,274);
    text(heart,577,278);
    text(heart,574,281);
    text(heart,570,284);
    text(heart,564,287);
    text(heart,561,289);
    text(heart,558,289);
    text(heart,555,290);
    text(heart,552,290);
    text(heart,549,290);
    text(heart,546,289);
    text(heart,540,286);

    //Petal 4, 5
    text(heart,461,294);
    text(heart,461,293);
    text(heart,459,293);
    text(heart,451,295);
    text(heart,447,300);
    text(heart,445,307);
    text(heart,445,316);
    text(heart,448,325);
    text(heart,453,332);
    text(heart,459,337);
    text(heart,465,340);
    text(heart,472,341);
    text(heart,484,339);
    text(heart,489,337);
    text(heart,493,334);
    text(heart,497,330);
    text(heart,500,325);
    text(heart,502,322);
    text(heart,504,319);
    text(heart,505,317);
    text(heart,505,315);
    text(heart,504,316);
    text(heart,504,322);
    text(heart,505,327);
    text(heart,507,332);
    text(heart,512,338);
    text(heart,520,342);
    text(heart,530,345);
    text(heart,537,345);
    text(heart,546,344);
    text(heart,553,342);
    text(heart,560,334);
    text(heart,564,327);
    text(heart,567,322);
    text(heart,568,317);
    text(heart,567,311);
    text(heart,564,306);
    text(heart,561,301);
    text(heart,557,297);
    text(heart,553,294);
    text(heart,547,292);
    text(heart,544,291);

    //Left eyes
    text(heart,60,127);
    text(heart,87,121);
    //Right eyes
    text(heart,492,270);
    text(heart,518,269);
    
    //Neutral
    text(heart,73,136);
    text(heart,74,136);
    text(heart,76,136);
    text(heart,77,136);
    text(heart,78,136);

    //Neutral 2
    text(heart,501,282);
    text(heart,502,282);
    text(heart,505,282);
    text(heart,507,282);
    text(heart,508,282);

}
else if (state == stateHappy)
{

  //Erase other epression
    fill(255);
    noStroke();
    ellipse(71, 136, 39, 20);
    ellipse(85, 131, 21, 20);
    ellipse(505, 280, 39, 20);
    ellipse(510, 280, 39, 20);
    textSize(4);
    fill(forestGreen);
    
     //Flower body
    text(heart,71,105);
    text(heart,65,106);
    text(heart,63,107);
    text(heart,58,112);
    text(heart,53,119);
    text(heart,50,127);
    text(heart,47,137);
    text(heart,47,144);
    text(heart,49,150);
    text(heart,53,156);
    text(heart,57,158);
    text(heart,62,161);
    text(heart,67,163);
    text(heart,74,163);
    text(heart,85,163);
    text(heart,91,159);
    text(heart,95,156);
    text(heart,100,151);
    text(heart,105,139);
    text(heart,106,133);
    text(heart,106,127);
    text(heart,105,122);
    text(heart,100,114);
    text(heart,99,112);
    text(heart,96,110);
    text(heart,93,108);
    text(heart,88,107);
    text(heart,87,106);
    text(heart,84,105);
    text(heart,82,105);
    text(heart,81,105);
    text(heart,79,104);
    text(heart,77,104);
    text(heart,76,104);
    text(heart,75,104);
    text(heart,74,104);

    //Flower petals
    text(heart,56,107);
    text(heart,54,105);
    text(heart,52,104);
    text(heart,49,101);
    text(heart,47,97);
    text(heart,46,94);
    text(heart,46,90);
    text(heart,46,86);
    text(heart,47,83);
    text(heart,49,79);
    text(heart,51,77);
    text(heart,55,73);
    text(heart,59,71);
    text(heart,64,68);
    text(heart,67,67);
    text(heart,72,66);
    text(heart,77,66);
    text(heart,82,67);
    text(heart,87,69);
    text(heart,91,70);
    text(heart,96,73);
    text(heart,99,75);
    text(heart,102,78);
    text(heart,104,82);
    text(heart,105,85);
    text(heart,106,88);
    text(heart,106,91);
    text(heart,105,96);
    text(heart,104,98);
    text(heart,103,100);
    text(heart,101,103);
    text(heart,100,104);
    text(heart,99,106);
    text(heart,98,106);
    text(heart,97,107);
    text(heart,96,108);

    //Petal 2
    text(heart,54,108);
    text(heart,53,107);
    text(heart,47,104);
    text(heart,41,101);
    text(heart,36,101);
    text(heart,30,101);
    text(heart,25,102);
    text(heart,21,104);
    text(heart,17,107);
    text(heart,15,110);
    text(heart,12,114);
    text(heart,10,120);
    text(heart,10,125);
    text(heart,9,130);
    text(heart,9,134);
    text(heart,10,138);
    text(heart,13,141);
    text(heart,16,145);
    text(heart,22,148);
    text(heart,25,149);
    text(heart,28,149);
    text(heart,31,150);
    text(heart,34,150);
    text(heart,36,150);
    text(heart,38,150);
    text(heart,40,150);
    text(heart,42,149);
    text(heart,44,148);
    text(heart,45,148);
    text(heart,46,147);
    text(heart,47,147);

    //Petal 3
    text(heart,102,103);
    text(heart,103,102);
    text(heart,107,100);
    text(heart,116,100);
    text(heart,120,101);
    text(heart,127,106);
    text(heart,132,111);
    text(heart,135,119);
    text(heart,137,126);
    text(heart,137,131);
    text(heart,136,136);
    text(heart,133,141);
    text(heart,132,144);
    text(heart,129,147);
    text(heart,125,148);
    text(heart,120,150);
    text(heart,116,151);
    text(heart,111,151);
    text(heart,106,150);
    text(heart,103,149);
    text(heart,101,148);

    //Petal 4
    text(heart,33,153);
    text(heart,31,154);
    text(heart,30,156);
    text(heart,27,160);
    text(heart,26,165);
    text(heart,26,171);
    text(heart,28,177);
    text(heart,31,183);
    text(heart,36,187);
    text(heart,40,189);
    text(heart,47,190);
    text(heart,53,190);
    text(heart,61,185);
    text(heart,65,180);
    text(heart,67,178);
    text(heart,69,175);
    text(heart,70,173);
    text(heart,71,169);
    text(heart,71,167);
    text(heart,72,166);
    text(heart,72,165);
    text(heart,72,163);

    //Petal 5
    text(heart,71,171);
    text(heart,74,178);
    text(heart,74,180);
    text(heart,77,183);
    text(heart,80,186);
    text(heart,85,188);
    text(heart,90,190);
    text(heart,96,190);
    text(heart,102,189);
    text(heart,108,187);
    text(heart,114,182);
    text(heart,117,178);
    text(heart,119,173);
    text(heart,120,169);
    text(heart,120,165);
    text(heart,120,161);
    text(heart,120,159);
    text(heart,119,157);
    text(heart,118,156);
    text(heart,116,154);

    //Body
    text(heart,504,249);
    text(heart,488,253);
    text(heart,482,260);
    text(heart,476,270);
    text(heart,473,286);
    text(heart,475,299);
    text(heart,485,311);
    text(heart,500,317);
    text(heart,514,318);
    text(heart,526,313);
    text(heart,536,303);
    text(heart,540,293);
    text(heart,540,282);
    text(heart,538,271);
    text(heart,536,264);
    text(heart,531,256);
    text(heart,526,253);
    text(heart,520,250);
    text(heart,513,249);
    text(heart,505,249);
    text(heart,500,249);

    //Petal 1
    text(heart,488,251);
    text(heart,487,250);
    text(heart,484,249);
    text(heart,475,243);
    text(heart,470,235);
    text(heart,468,229);
    text(heart,469,224);
    text(heart,473,218);
    text(heart,481,212);
    text(heart,489,209);
    text(heart,497,207);
    text(heart,504,206);
    text(heart,509,206);
    text(heart,514,206);
    text(heart,520,207);
    text(heart,525,209);
    text(heart,529,211);
    text(heart,533,214);
    text(heart,536,218);
    text(heart,537,222);
    text(heart,538,226);
    text(heart,537,232);
    text(heart,536,236);
    text(heart,534,240);
    text(heart,531,243);
    text(heart,529,244);
    text(heart,527,246);
    text(heart,525,248);
    text(heart,524,249);
    text(heart,523,249);
    text(heart,523,248);

    //Petal 2
    text(heart,467,239);
    text(heart,466,238);
    text(heart,464,238);
    text(heart,462,238);
    text(heart,459,238);
    text(heart,454,240);
    text(heart,452,241);
    text(heart,449,242);
    text(heart,446,244);
    text(heart,443,247);
    text(heart,442,248);
    text(heart,438,253);
    text(heart,436,256);
    text(heart,435,260);
    text(heart,434,263);
    text(heart,434,270);
    text(heart,434,274);
    text(heart,434,276);
    text(heart,435,278);
    text(heart,437,281);
    text(heart,439,283);
    text(heart,441,285);
    text(heart,442,286);
    text(heart,443,287);
    text(heart,445,287);
    text(heart,447,289);
    text(heart,449,289);
    text(heart,450,290);
    text(heart,452,291);
    text(heart,454,291);
    text(heart,457,291);
    text(heart,459,292);
    text(heart,461,292);
    text(heart,463,292);
    text(heart,465,291);
    text(heart,467,291);
    text(heart,468,290);
    text(heart,469,290);
    text(heart,470,289);

    //Petal 3
    text(heart,538,237);
    text(heart,550,231);
    text(heart,554,231);
    text(heart,561,233);
    text(heart,569,239);
    text(heart,575,245);
    text(heart,578,253);
    text(heart,578,263);
    text(heart,578,268);
    text(heart,578,274);
    text(heart,577,278);
    text(heart,574,281);
    text(heart,570,284);
    text(heart,564,287);
    text(heart,561,289);
    text(heart,558,289);
    text(heart,555,290);
    text(heart,552,290);
    text(heart,549,290);
    text(heart,546,289);
    text(heart,540,286);

    //Petal 4, 5
    text(heart,461,294);
    text(heart,461,293);
    text(heart,459,293);
    text(heart,451,295);
    text(heart,447,300);
    text(heart,445,307);
    text(heart,445,316);
    text(heart,448,325);
    text(heart,453,332);
    text(heart,459,337);
    text(heart,465,340);
    text(heart,472,341);
    text(heart,484,339);
    text(heart,489,337);
    text(heart,493,334);
    text(heart,497,330);
    text(heart,500,325);
    text(heart,502,322);
    text(heart,504,319);
    text(heart,505,317);
    text(heart,505,315);
    text(heart,504,316);
    text(heart,504,322);
    text(heart,505,327);
    text(heart,507,332);
    text(heart,512,338);
    text(heart,520,342);
    text(heart,530,345);
    text(heart,537,345);
    text(heart,546,344);
    text(heart,553,342);
    text(heart,560,334);
    text(heart,564,327);
    text(heart,567,322);
    text(heart,568,317);
    text(heart,567,311);
    text(heart,564,306);
    text(heart,561,301);
    text(heart,557,297);
    text(heart,553,294);
    text(heart,547,292);
    text(heart,544,291);

    //Left eyes
    text(heart,60,127);
    text(heart,87,121);
    //Right eyes
    text(heart,492,270);
    text(heart,518,269);

    //Smiley
    text(heart,67,136);
    text(heart,70,137);
    text(heart,72,137);
    text(heart,75,137);
    text(heart,79,135);
    text(heart,82,133);
    text(heart,84,132);
    text(heart,84,131);
    text(heart,85,131);

    //Smiley 2
    text(heart,490,278);
    text(heart,491,278);
    text(heart,494,282);
    text(heart,499,284);
    text(heart,506,284);
    text(heart,513,283);
    text(heart,520,279);
    text(heart,522,277);

}
else if (state == stateSad)
{

  //Erase other epression
    fill(255);
    noStroke();
    ellipse(71, 136, 39, 20);
    ellipse(85, 131, 21, 20);
    ellipse(505, 280, 39, 20);
    ellipse(510, 280, 39, 20);
    textSize(4);
    fill(darkPurp);
    

     //Flower body
    text(heart,71,105);
    text(heart,65,106);
    text(heart,63,107);
    text(heart,58,112);
    text(heart,53,119);
    text(heart,50,127);
    text(heart,47,137);
    text(heart,47,144);
    text(heart,49,150);
    text(heart,53,156);
    text(heart,57,158);
    text(heart,62,161);
    text(heart,67,163);
    text(heart,74,163);
    text(heart,85,163);
    text(heart,91,159);
    text(heart,95,156);
    text(heart,100,151);
    text(heart,105,139);
    text(heart,106,133);
    text(heart,106,127);
    text(heart,105,122);
    text(heart,100,114);
    text(heart,99,112);
    text(heart,96,110);
    text(heart,93,108);
    text(heart,88,107);
    text(heart,87,106);
    text(heart,84,105);
    text(heart,82,105);
    text(heart,81,105);
    text(heart,79,104);
    text(heart,77,104);
    text(heart,76,104);
    text(heart,75,104);
    text(heart,74,104);

    //Flower petals
    text(heart,56,107);
    text(heart,54,105);
    text(heart,52,104);
    text(heart,49,101);
    text(heart,47,97);
    text(heart,46,94);
    text(heart,46,90);
    text(heart,46,86);
    text(heart,47,83);
    text(heart,49,79);
    text(heart,51,77);
    text(heart,55,73);
    text(heart,59,71);
    text(heart,64,68);
    text(heart,67,67);
    text(heart,72,66);
    text(heart,77,66);
    text(heart,82,67);
    text(heart,87,69);
    text(heart,91,70);
    text(heart,96,73);
    text(heart,99,75);
    text(heart,102,78);
    text(heart,104,82);
    text(heart,105,85);
    text(heart,106,88);
    text(heart,106,91);
    text(heart,105,96);
    text(heart,104,98);
    text(heart,103,100);
    text(heart,101,103);
    text(heart,100,104);
    text(heart,99,106);
    text(heart,98,106);
    text(heart,97,107);
    text(heart,96,108);

    //Petal 2
    text(heart,54,108);
    text(heart,53,107);
    text(heart,47,104);
    text(heart,41,101);
    text(heart,36,101);
    text(heart,30,101);
    text(heart,25,102);
    text(heart,21,104);
    text(heart,17,107);
    text(heart,15,110);
    text(heart,12,114);
    text(heart,10,120);
    text(heart,10,125);
    text(heart,9,130);
    text(heart,9,134);
    text(heart,10,138);
    text(heart,13,141);
    text(heart,16,145);
    text(heart,22,148);
    text(heart,25,149);
    text(heart,28,149);
    text(heart,31,150);
    text(heart,34,150);
    text(heart,36,150);
    text(heart,38,150);
    text(heart,40,150);
    text(heart,42,149);
    text(heart,44,148);
    text(heart,45,148);
    text(heart,46,147);
    text(heart,47,147);

    //Petal 3
    text(heart,102,103);
    text(heart,103,102);
    text(heart,107,100);
    text(heart,116,100);
    text(heart,120,101);
    text(heart,127,106);
    text(heart,132,111);
    text(heart,135,119);
    text(heart,137,126);
    text(heart,137,131);
    text(heart,136,136);
    text(heart,133,141);
    text(heart,132,144);
    text(heart,129,147);
    text(heart,125,148);
    text(heart,120,150);
    text(heart,116,151);
    text(heart,111,151);
    text(heart,106,150);
    text(heart,103,149);
    text(heart,101,148);

    //Petal 4
    text(heart,33,153);
    text(heart,31,154);
    text(heart,30,156);
    text(heart,27,160);
    text(heart,26,165);
    text(heart,26,171);
    text(heart,28,177);
    text(heart,31,183);
    text(heart,36,187);
    text(heart,40,189);
    text(heart,47,190);
    text(heart,53,190);
    text(heart,61,185);
    text(heart,65,180);
    text(heart,67,178);
    text(heart,69,175);
    text(heart,70,173);
    text(heart,71,169);
    text(heart,71,167);
    text(heart,72,166);
    text(heart,72,165);
    text(heart,72,163);

    //Petal 5
    text(heart,71,171);
    text(heart,74,178);
    text(heart,74,180);
    text(heart,77,183);
    text(heart,80,186);
    text(heart,85,188);
    text(heart,90,190);
    text(heart,96,190);
    text(heart,102,189);
    text(heart,108,187);
    text(heart,114,182);
    text(heart,117,178);
    text(heart,119,173);
    text(heart,120,169);
    text(heart,120,165);
    text(heart,120,161);
    text(heart,120,159);
    text(heart,119,157);
    text(heart,118,156);
    text(heart,116,154);

    //Body
    text(heart,504,249);
    text(heart,488,253);
    text(heart,482,260);
    text(heart,476,270);
    text(heart,473,286);
    text(heart,475,299);
    text(heart,485,311);
    text(heart,500,317);
    text(heart,514,318);
    text(heart,526,313);
    text(heart,536,303);
    text(heart,540,293);
    text(heart,540,282);
    text(heart,538,271);
    text(heart,536,264);
    text(heart,531,256);
    text(heart,526,253);
    text(heart,520,250);
    text(heart,513,249);
    text(heart,505,249);
    text(heart,500,249);

    //Petal 1
    text(heart,488,251);
    text(heart,487,250);
    text(heart,484,249);
    text(heart,475,243);
    text(heart,470,235);
    text(heart,468,229);
    text(heart,469,224);
    text(heart,473,218);
    text(heart,481,212);
    text(heart,489,209);
    text(heart,497,207);
    text(heart,504,206);
    text(heart,509,206);
    text(heart,514,206);
    text(heart,520,207);
    text(heart,525,209);
    text(heart,529,211);
    text(heart,533,214);
    text(heart,536,218);
    text(heart,537,222);
    text(heart,538,226);
    text(heart,537,232);
    text(heart,536,236);
    text(heart,534,240);
    text(heart,531,243);
    text(heart,529,244);
    text(heart,527,246);
    text(heart,525,248);
    text(heart,524,249);
    text(heart,523,249);
    text(heart,523,248);

    //Petal 2
    text(heart,467,239);
    text(heart,466,238);
    text(heart,464,238);
    text(heart,462,238);
    text(heart,459,238);
    text(heart,454,240);
    text(heart,452,241);
    text(heart,449,242);
    text(heart,446,244);
    text(heart,443,247);
    text(heart,442,248);
    text(heart,438,253);
    text(heart,436,256);
    text(heart,435,260);
    text(heart,434,263);
    text(heart,434,270);
    text(heart,434,274);
    text(heart,434,276);
    text(heart,435,278);
    text(heart,437,281);
    text(heart,439,283);
    text(heart,441,285);
    text(heart,442,286);
    text(heart,443,287);
    text(heart,445,287);
    text(heart,447,289);
    text(heart,449,289);
    text(heart,450,290);
    text(heart,452,291);
    text(heart,454,291);
    text(heart,457,291);
    text(heart,459,292);
    text(heart,461,292);
    text(heart,463,292);
    text(heart,465,291);
    text(heart,467,291);
    text(heart,468,290);
    text(heart,469,290);
    text(heart,470,289);

    //Petal 3
    text(heart,538,237);
    text(heart,550,231);
    text(heart,554,231);
    text(heart,561,233);
    text(heart,569,239);
    text(heart,575,245);
    text(heart,578,253);
    text(heart,578,263);
    text(heart,578,268);
    text(heart,578,274);
    text(heart,577,278);
    text(heart,574,281);
    text(heart,570,284);
    text(heart,564,287);
    text(heart,561,289);
    text(heart,558,289);
    text(heart,555,290);
    text(heart,552,290);
    text(heart,549,290);
    text(heart,546,289);
    text(heart,540,286);

    //Petal 4, 5
    text(heart,461,294);
    text(heart,461,293);
    text(heart,459,293);
    text(heart,451,295);
    text(heart,447,300);
    text(heart,445,307);
    text(heart,445,316);
    text(heart,448,325);
    text(heart,453,332);
    text(heart,459,337);
    text(heart,465,340);
    text(heart,472,341);
    text(heart,484,339);
    text(heart,489,337);
    text(heart,493,334);
    text(heart,497,330);
    text(heart,500,325);
    text(heart,502,322);
    text(heart,504,319);
    text(heart,505,317);
    text(heart,505,315);
    text(heart,504,316);
    text(heart,504,322);
    text(heart,505,327);
    text(heart,507,332);
    text(heart,512,338);
    text(heart,520,342);
    text(heart,530,345);
    text(heart,537,345);
    text(heart,546,344);
    text(heart,553,342);
    text(heart,560,334);
    text(heart,564,327);
    text(heart,567,322);
    text(heart,568,317);
    text(heart,567,311);
    text(heart,564,306);
    text(heart,561,301);
    text(heart,557,297);
    text(heart,553,294);
    text(heart,547,292);
    text(heart,544,291);

    //Left eyes
    text(heart,60,127);
    text(heart,87,121);
    //Right eyes
    text(heart,492,270);
    text(heart,518,269);

    //Sad
    text(heart,66,137);
    text(heart,66,135);
    text(heart,67,134);
    text(heart,69,131);
    text(heart,74,130);
    text(heart,79,129);
    text(heart,83,129);
    text(heart,87,130);
    text(heart,88,131);

    //Sad 2
    text(heart,493,283);
    text(heart,496,280);
    text(heart,499,278);
    text(heart,505,275);
    text(heart,512,275);
    text(heart,525,281);
    text(heart,517,275);
}
  else if (state = stateBorder)
    {
      //Print border around canvas using for loop
      for (let i = 1;i<600;i++)
      {
        textSize(25);
        text(heart,10,i);
        text(heart,i,20);
        text(heart,570,i);
        text(heart,i,565);
        i=i+30;
      }
    }

}
